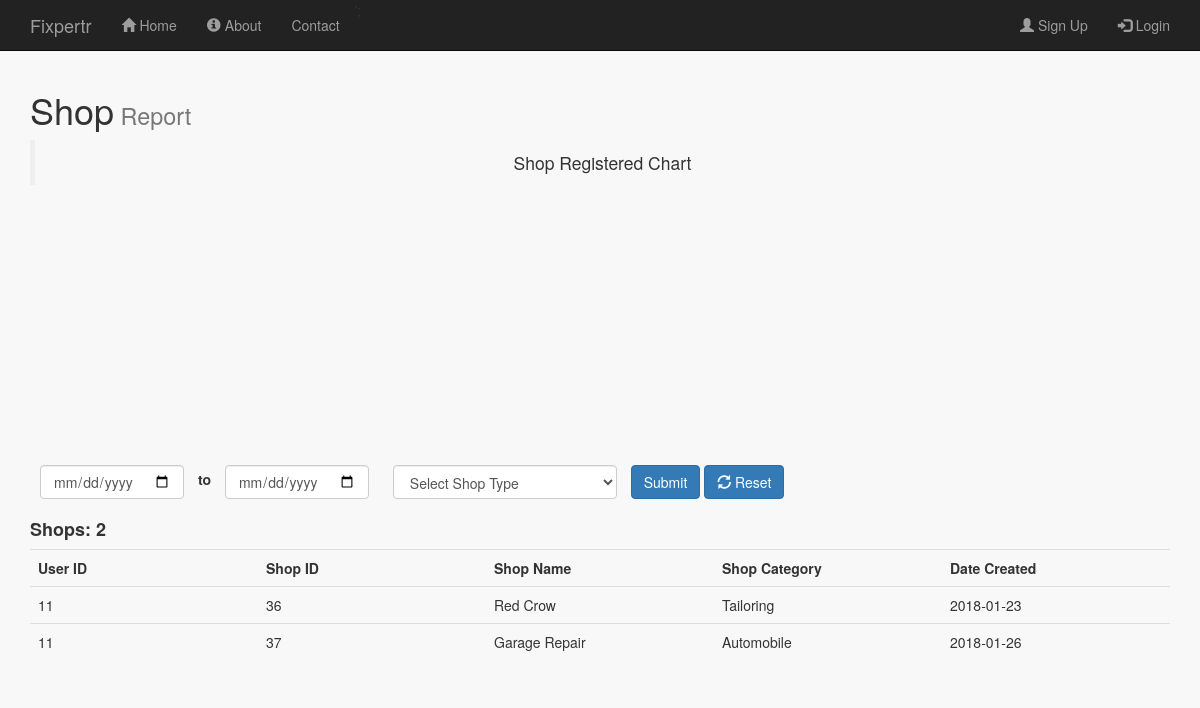
Before: /public/shop_report.php with the older database file.
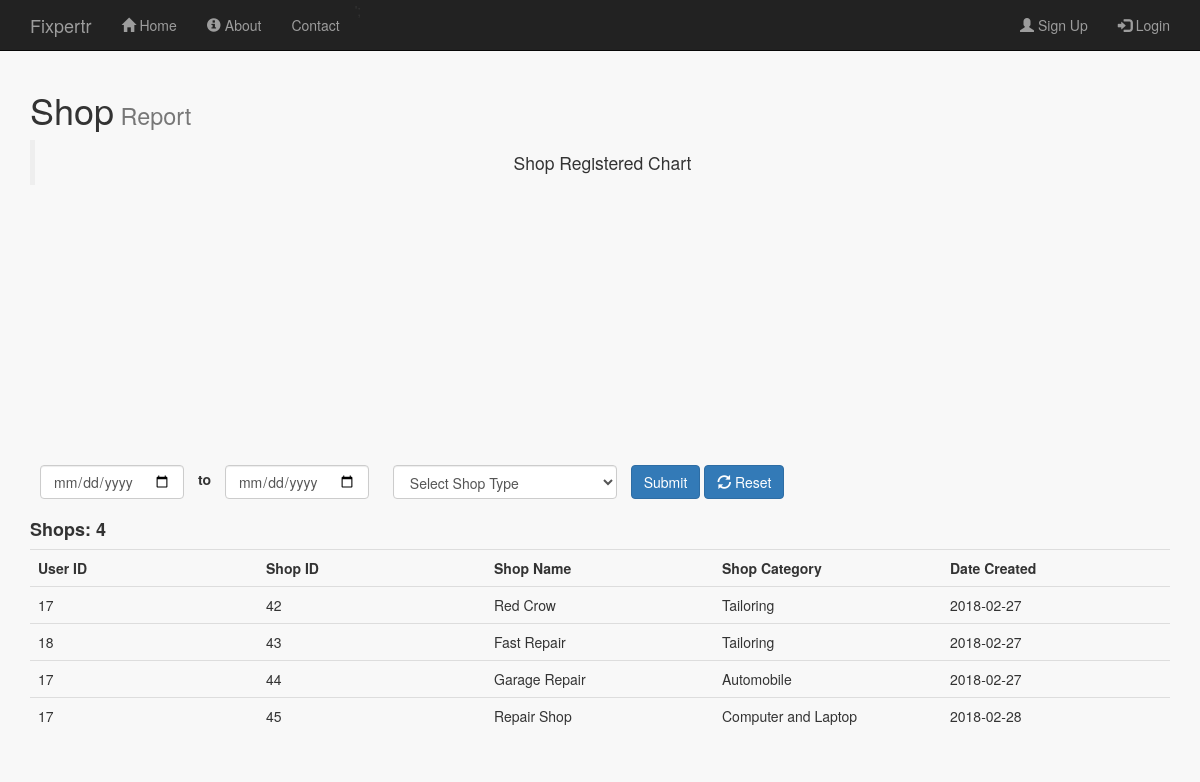
After: the same page with the newer database file.
### tables this page shows
CREATE TABLE IF NOT EXISTS `shops` (
  `shop_id` int(11) NOT NULL AUTO_INCREMENT,
  `user_id` int(11) NOT NULL,
  `shop_cat_id` int(11) NOT NULL,
  `shop_name` varchar(256) NOT NULL,
  `shop_description` varchar(256) NOT NULL,
  `shop_image` varchar(256) NOT NULL,
  `shop_contact` varchar(256) NOT NULL,
  `day_start` varchar(20) NOT NULL,
  `day_end` varchar(20) NOT NULL,
  `time_start` time NOT NULL,
  `time_end` time NOT NULL,
  `date_created` date NOT NULL,
  `shop_status` tinyint(4) NOT NULL DEFAULT '1',
  PRIMARY KEY (`shop_id`),
  KEY `shops_ibfk_1` (`user_id`),
  KEY `shop_cat_id` (`shop_cat_id`)
);

CREATE TABLE IF NOT EXISTS `shop_categories` (
  `shop_cat_id` int(11) NOT NULL AUTO_INCREMENT,
  `shop_category` varchar(256) NOT NULL,
  `category_desc` text NOT NULL,
  `category_status` tinyint(4) NOT NULL DEFAULT '1',
  PRIMARY KEY (`shop_cat_id`)
);

### public/shop_report.php (the view, shortened to what this page needs)
<?php
    include_once '../includes/db_connection.php';
    $date_start = '';
    $date_end = '';
        $results = mysqli_query($connection, "SELECT * FROM shops,shop_categories WHERE shops.shop_cat_id = shop_categories.shop_cat_id ");
        $count_results = mysqli_query($connection,"SELECT COUNT(*) as count FROM shops ") or die(mysqli_error($connection));
         $record = mysqli_fetch_array($count_results);
         $count = $record['count'];
?>
<!doctype html>
<html lang="en">
  <head>
    <link rel="stylesheet" type="text/css" href="stylesheets/bootstrap.min.css">
    <link rel="stylesheet" type="text/css" href="stylesheets/mystyles.css">
     <link rel="stylesheet" href="//cdnjs.cloudflare.com/ajax/libs/morris.js/0.5.1/morris.css">
  </head>
  <body id="shop_report">
  <?php include '../includes/layouts/admin_header.php';?>
      <div class=" content container">
       <h1>Shop<small> Report</small></h1>
       <blockquote class="text-center">Shop Registered Chart</blockquote>
         <div class="row">
        <div class="col-sm-12">
        <div class="">
               <div id="chart" style="height: 250px;"></div>
        </div>
        </div>
      </div>
        <div class="row">
         <form action="shop_report.php" class="form-inline" method="POST">
         <div class="col-sm-9">
          <div class="form-group">
            <input type="date" name="date_start" class="form-control" style="margin: 10px;" value="<?php echo $date_start;?>">
            <label> <p>to</p> </label>
             <input type="date" name="date_end" class="form-control" style="margin: 10px;" value="<?php echo $date_end;?>">
              <select name="shop_type" id="shop_type" class="form-control" style="margin:10px;">
                <option value="">Select Shop Type</option>
                </select>
               <button type="submit" name="submit" class="btn btn-primary">Submit</button>
                <button type="submit" name="reset" class="btn btn-primary"><span class="glyphicon glyphicon-refresh"></span> Reset</button>
          </div>
         </div>
           </form>
        </div>
       <div class="row">
         <div class="col-sm-12">
              <h4><strong>Shops: <?php echo $count; ?></strong></h4>
              <div class="table-responsive">
              <table class="table">
                <tr>
                      <th width="10%"> User ID</th>
                    <th width="10%"> Shop ID</th>
                  <th width="10%">Shop Name</th>
                  <th width="10%">Shop Category</th>
                  <th width="10%">Date Created</th>
                </tr>
                 <?php while ($row = mysqli_fetch_array($results)) { ?>
                  <tr>
                      <td><?php echo $row['user_id']; ?></td>
                      <td><?php echo $row['shop_id']; ?></td>
                      <td><?php echo $row['shop_name']; ?></td>
                      <td><?php echo $row['shop_category']; ?></td>
                      <td><?php echo $row['date_created']; ?></td>
                  </tr>
                  <?php } ?>
              </table>
            </div>
           </div>
       </div>
      </div>
    <?php include '../includes/layouts/footer.php';?>

Changed rows visible on the page:
removed shops: user "11", shop_id "36", shop_name "Red Crow", shop_cat.shop_category "Tailoring", date_created "2018-01-23"
removed shops: user "11", shop_id "37", shop_name "Garage Repair", shop_cat.shop_category "Automobile", date_created "2018-01-26"
added shops: user "17", shop_id "42", shop_name "Red Crow", shop_cat.shop_category "Tailoring", date_created "2018-02-27"
added shops: user "18", shop_id "43", shop_name "Fast Repair", shop_cat.shop_category "Tailoring", date_created "2018-02-27"
added shops: user "17", shop_id "44", shop_name "Garage Repair", shop_cat.shop_category "Automobile", date_created "2018-02-27"
added shops: user "17", shop_id "45", shop_name "Repair Shop", shop_cat.shop_category "Computer and Laptop", date_created "2018-02-28"
Other visible differences:
$count: "2" → "4"
